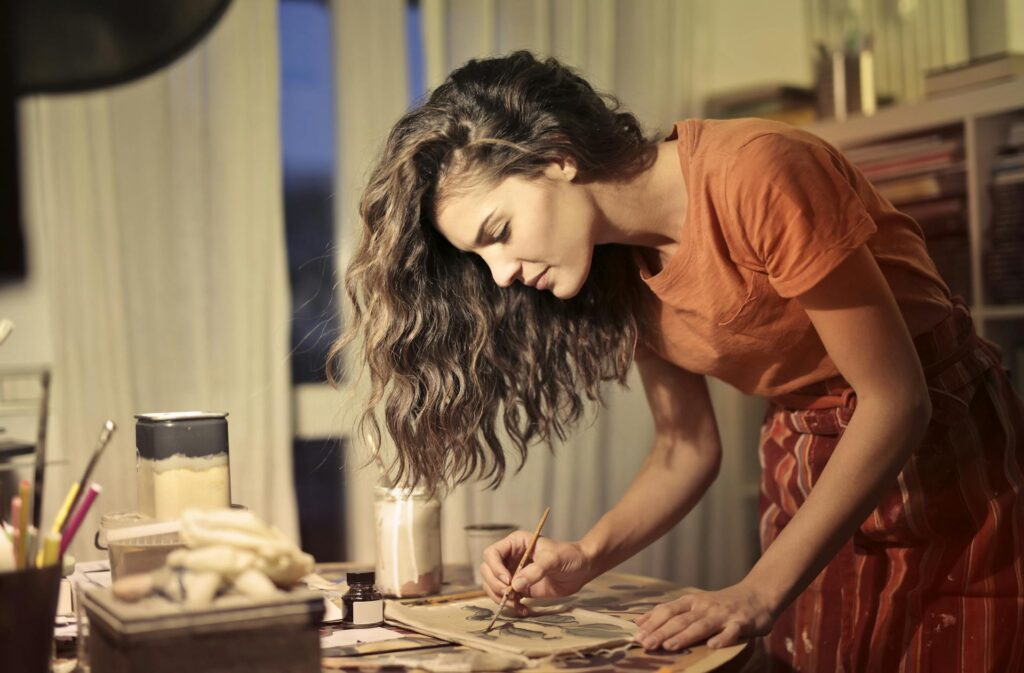
#> input picture task_1/input.jpg, 1024 x 673 px
$ python main.py
#> lines starting #> are read from the running program, lines starting #| are printed output that depends on the picture; after the words box and inside, x2 and y2 are one past the last pixel; in counts of white or black regions, pixels touching at a corner belong together
### task_1/intensity_reduction.py
# intensity_reduction.py

import cv2
def reduce_intensity_levels(image, levels):
    grayScaleImage = cv2.cvtColor(image, cv2.COLOR_BGR2GRAY)
    factor = 256 // levels
    return (grayScaleImage // factor) * factor

### task_3/rotation.py
# rotation.py

import cv2

def rotate_image(image, angle):
    (h, w) = image.shape[:2]
    center = (w // 2, h // 2)
    M = cv2.getRotationMatrix2D(center, angle, 1.0)
    return cv2.warpAffine(image, M, (w, h))

### task_4/resolution.py
# resolution.py

import numpy as np
def block_average(image, block_size):
    h, w = image.shape[:2]
    new_img = np.zeros_like(image)
    for y in range(0, h, block_size):
        for x in range(0, w, block_size):
            block = image[y:y+block_size, x:x+block_size]
            mean_val = block.mean(axis=(0, 1), dtype=int)
            new_img[y:y+block_size, x:x+block_size] = mean_val
    return new_img

### task_2/smoothing.py
# smoothing.py

import cv2
def average_filter(image, ksize):
    return cv2.blur(image, (ksize, ksize))

### main.py
# main.py

import cv2
from task_1.intensity_reduction import reduce_intensity_levels
from task_2.smoothing import average_filter
from task_3.rotation import rotate_image
from task_4.resolution import block_average


image = cv2.imread("task_1/input.jpg")
#> image is the input picture: shape (673, 1024, 3); mean B, G, R 78.2, 103.2, 130.1
# Task 1
for level in [2, 4, 8, 16, 32, 64, 128, 256]:
    result = reduce_intensity_levels(image, level)
    cv2.imwrite(f"task_1/intensity_reduced_{level}.jpg", result)
#> this loop made 8 passes
#> pass 1, in reduce_intensity_levels, `grayScaleImage = cv2.cvtColor(image, cv2.COLOR_BGR2GRAY)`:
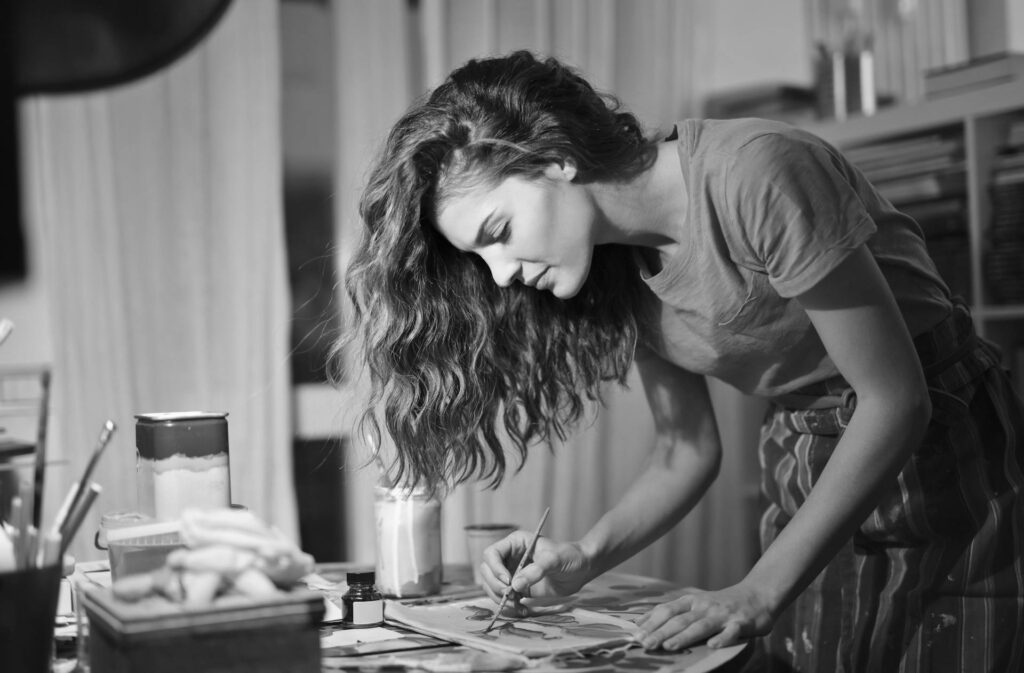
#> grayScaleImage: shape (673, 1024); min 0, max 254, mean 108.4
#> pass 1, `result = reduce_intensity_levels(image, level)`:
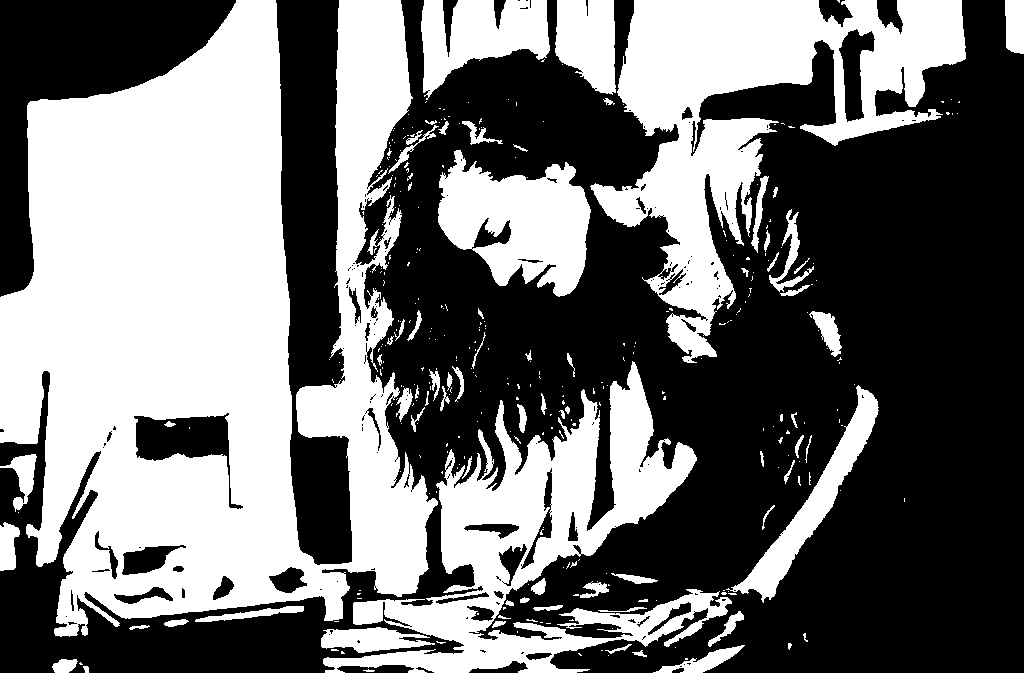
#> result: shape (673, 1024); values 0 (black) and 128 (white), 44.2% white; 346 white regions (266 under 20 px), largest, box (x1, y1, x2, y2) and area: (0, 0, 438, 637) 171498, (590, 0, 966, 363) 48710, (323, 361, 732, 673) 39208
#> pass 2, `result = reduce_intensity_levels(image, level)`:
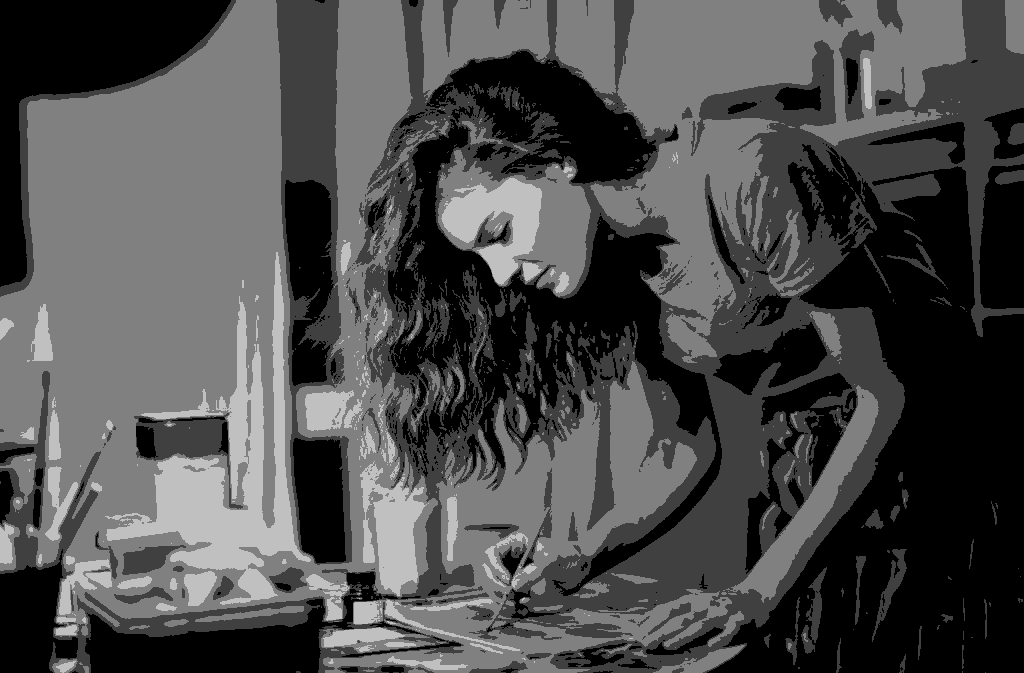
#> result: shape (673, 1024); min 0, max 192, mean 76.6


# Task 2
for k in [3, 10, 20]:
    blurred = average_filter(image, k)
    cv2.imwrite(f"task_2/blurred_{k}x{k}.jpg", blurred)
#> this loop made 3 passes
#> pass 3, `blurred = average_filter(image, k)`:
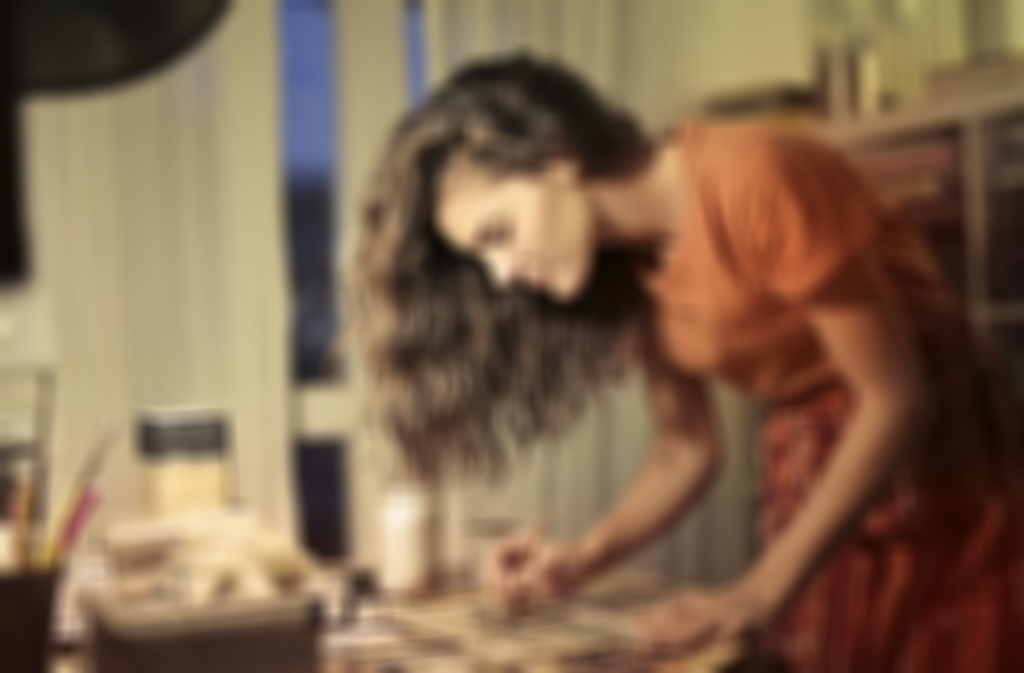
#> blurred: shape (673, 1024, 3); mean B, G, R 78.3, 103.3, 130.1

# Task 3
for angle in [45, 90]:
    rotated = rotate_image(image, angle)
    cv2.imwrite(f"task_3/rotated_{angle}.jpg", rotated)
#> this loop made 2 passes
#> M in rotate_image on passes 1 to 2: [[0.707, 0.707, -87.63], [-0.707, 0.707, 460.5]], [[6.12e-17, 1, 176], [-1, 6.12e-17, 848]]
#> pass 1, `rotated = rotate_image(image, angle)`:
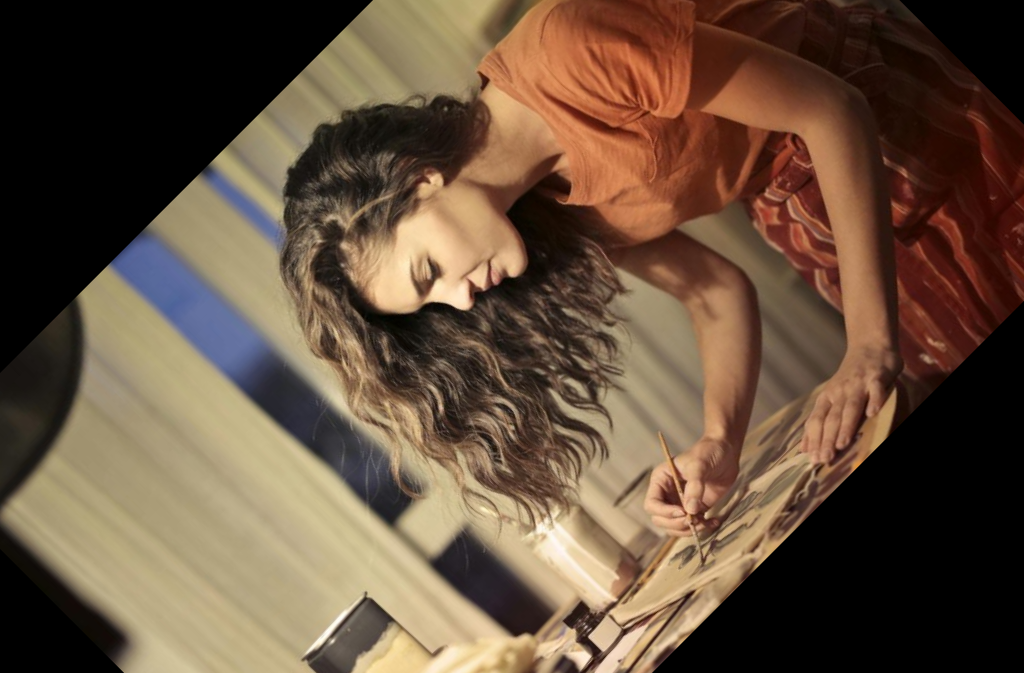
#> rotated: shape (673, 1024, 3); mean B, G, R 61.5, 80.2, 101.5
#> pass 2, `rotated = rotate_image(image, angle)`:
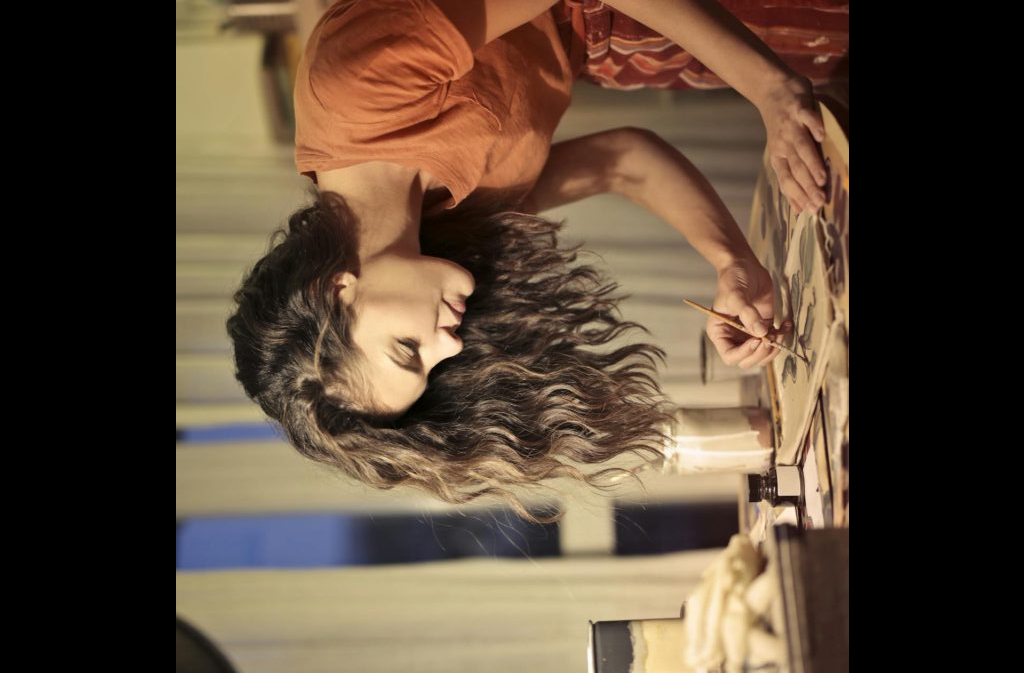
#> rotated: shape (673, 1024, 3); mean B, G, R 56.1, 73.1, 91.4

# Task 4
for b in [3, 5, 7]:
    low_res = block_average(image, b)
    cv2.imwrite(f"task_4/lowres_{b}x{b}.jpg", low_res)
